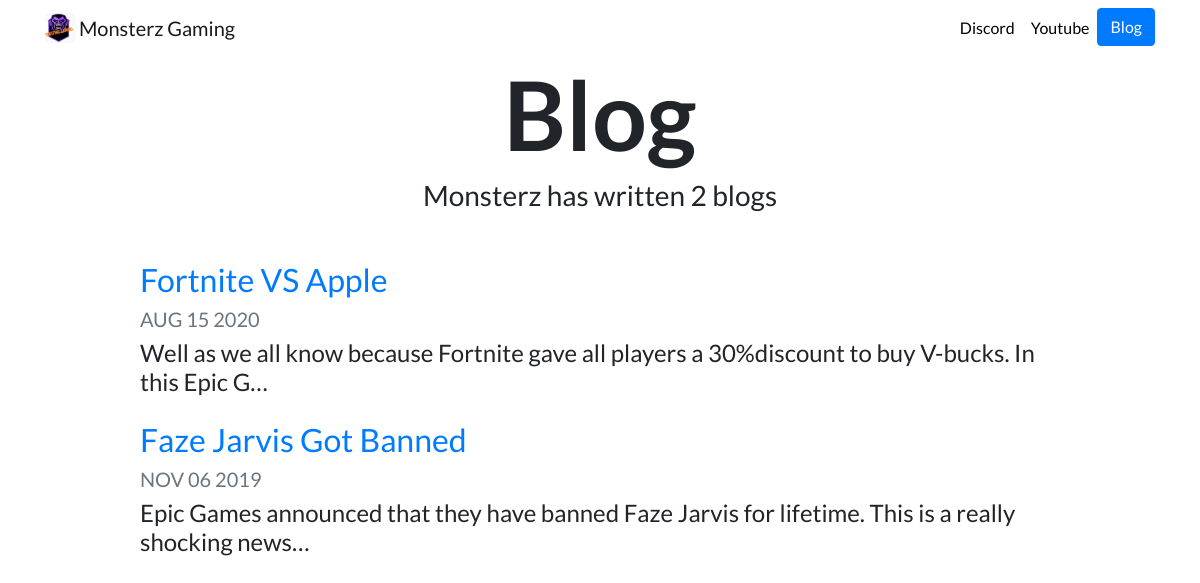
Screenshot of /blog/ with the database file from the repository.
### blog/models.py (models this page shows)
class Blog(models.Model):
    title= models.CharField(max_length= 100)
    description= models.TextField()
    date= models.DateField()

### blog/views.py (the view)
# urls.py: path('' , views.all_blogs , name='all_blogs'),
def all_blogs(request):
    blogs = Blog.objects.order_by('-date')
    return render(request ,'blog/all_blogs.html' , {'blogs':blogs})

### blog/templates/blog/all_blogs.html
{% extends "portfolio/base.html" %}
{% load static %}
{% block content %}
<h1 id="blogtitle" class="font-weight-bold text-center">Blog</h1>
<h3 class="text-center mb-5">Monsterz has written {{ blogs.count }} blog{{ blogs.count|pluralize }}</h3>
{% for blog in blogs %}
<div class="row justify-content-center my-3">
  <div class="col-md-10">
    <a href="{% url 'blog:detail' blog.id %}">
      <h2>{{ blog.title }}</h2>
    </a>
    <h5 class="text-muted">{{ blog.date|date:'M d Y'|upper }}</h5>
    <h4>{{ blog.description|striptags|truncatechars:100 }}</h4>
  </div>
</div>
{% endfor %}
{% endblock %}

### portfolio/static/portfolio/custom.css (style rules this page uses)
body { font-family: 'Lato', sans-serif; }
#blogtitle { font-size: 6rem; }

### rows the page displays
Blog: title "Fortnite VS Apple", date "AUG 15 2020", description "Well as we all know because Fortnite gave all players a 30%discount to buy V-bucks. In this Epic G…"
Blog: title "Faze Jarvis Got Banned", date "NOV 06 2019", description "Epic Games announced that they have banned Faze Jarvis for lifetime. This is a really shocking news…"

### other values shown
{{ blogs.count }} "2"
